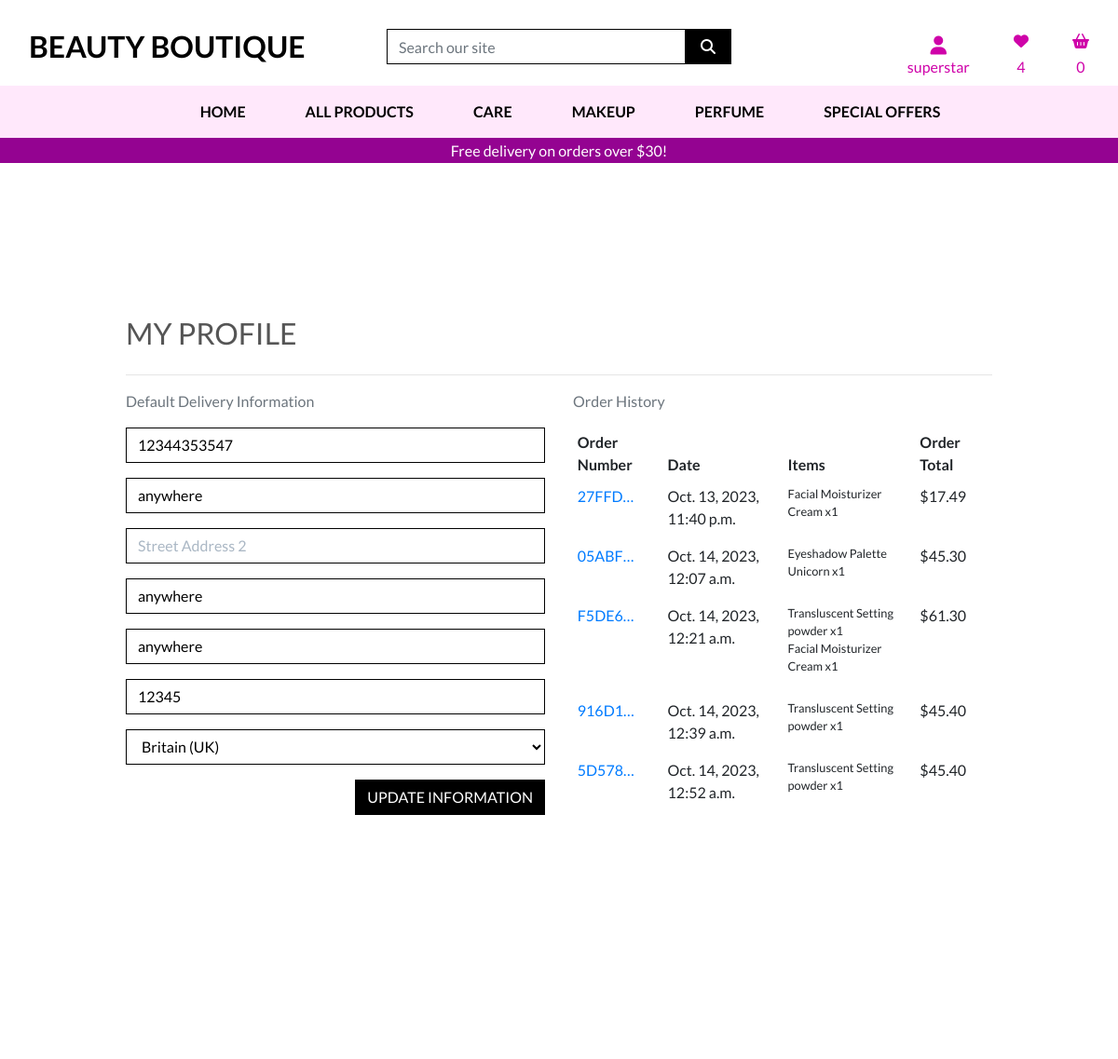
Screenshot of /profile/ (signed in) with the database file from the repository.
### profiles/models.py (models this page shows, shortened)
class UserProfile(models.Model):
    user = models.OneToOneField(User, on_delete=models.CASCADE)
    default_phone_number = models.CharField(max_length=20,
                                            null=True, blank=True)
    default_street_address1 = models.CharField(max_length=80,
                                               null=True, blank=True)
    default_street_address2 = models.CharField(max_length=80,
                                               null=True, blank=True)
    default_town_or_city = models.CharField(max_length=40,
                                            null=True, blank=True)
    default_district = models.CharField(max_length=80,
                                      null=True, blank=True)
    default_postcode = models.CharField(max_length=20,
                                        null=True, blank=True)
    default_country = CountryField(blank_label='Country',
                                   null=True, blank=True)

### checkout/models.py (models this page shows, shortened)
class Order(models.Model):
    order_number = models.CharField(max_length=32, null=False, editable=False)
    user_profile = models.ForeignKey(UserProfile, on_delete=models.SET_NULL,
                                    null=True, blank=True, related_name='orders')
    name = models.CharField(max_length=50, null=False, blank=False)
    email = models.EmailField(max_length=254, null=False, blank=False)
    phone_number = models.CharField(max_length=20, null=False, blank=False)
    country = CountryField(blank_label='Country', null=False, blank=False)
    postcode = models.CharField(max_length=20, null=True, blank=True)
    town_or_city = models.CharField(max_length=40, null=False, blank=False)
    street_address1 = models.CharField(max_length=80, null=False, blank=False)
    street_address2 = models.CharField(max_length=80, null=True, blank=True)
    district = models.CharField(max_length=80, null=True, blank=True)
    date = models.DateTimeField(auto_now_add=True)
    delivery_cost = models.DecimalField(max_digits=6, decimal_places=2, null=False, default=0)
    order_total = models.DecimalField(max_digits=10, decimal_places=2, null=False, default=0)
    grand_total = models.DecimalField(max_digits=10, decimal_places=2, null=False, default=0)
    original_basket = models.TextField(null=False, blank=False, default='')
    stripe_pid = models.CharField(max_length=254, null=False, blank=False,
                                  default='')

class OrderLineItem(models.Model):
    order = models.ForeignKey(Order, null=False, blank=False, on_delete=models.CASCADE, related_name='lineitems')
    product = models.ForeignKey(Product, null=False, blank=False, on_delete=models.CASCADE)
    quantity = models.IntegerField(null=False, blank=False, default=0)
    lineitem_total = models.DecimalField(max_digits=6, decimal_places=2, null=False, blank=False, editable=False)

### products/models.py (models this page shows, shortened)
class Product(models.Model):
    category = models.ForeignKey('Category', null=True, blank=True,
                                 on_delete=models.SET_NULL)
    sku = models.CharField(max_length=254, null=True, blank=True)
    name = models.CharField(max_length=254)
    description = models.TextField()
    application = models.TextField()
    ingredients = models.TextField()
    price = models.DecimalField(max_digits=6, decimal_places=2)
    rating = models.DecimalField(max_digits=6, decimal_places=2, null=True,
                                 blank=True)
    image_url = models.URLField(max_length=1024, null=True, blank=True)
    image = models.ImageField(null=True, blank=True)
    available_products =  models.IntegerField(default=15)
    user_favourites = models.ManyToManyField(User, related_name='favourites', blank=True)

### profiles/views.py (the view)
# urls.py: path('profile/', include('profiles.urls')),
@login_required
def profile(request):
    profile = get_object_or_404(UserProfile, user=request.user)
    if request.method == 'POST':
        form = UserProfileForm(request.POST, instance=profile)
        if form.is_valid():
            form.save()
            messages.success(request, 'Profile updated successfully')
        else:
            messages.error(request, 'Update Failed. Please ensure the form is valid.')
    else:
        form = UserProfileForm(instance=profile)
    orders = profile.orders.all()
    template = 'profiles/profile.html'
    context = {
        'form': form,
        'orders': orders,
        'on_profile_page': True
    }
    return render(request, template, context)

### profiles/templates/profiles/profile.html (shortened to what this page needs)
{% extends "base.html" %}
{% load static %}
{% block extra_css %}
    <link rel="stylesheet" href="{% static 'profiles/css/profile.css' %}">
{% endblock %}
{% block page_header %}
    <div class="container header-container">
    </div>
{% endblock %}
{% block content %}
    <div class="overlay"></div>
    <div class="container">
        <div class="row">
            <div class="col">
                <h2 class="logo-font mb-4">My Profile</h2>
                <hr>
            </div>
        </div>
        <div class="row">
            <div class="col-12 col-lg-6">
                <p class="text-muted">Default Delivery Information</p>
                <form class="mt-3" action="{% url 'profile' %}" method="POST" id="profile-update-form">
                    {{ form|crispy }}
                    <button class="btn btn-black rounded-0 text-uppercase float-right">Update Information</button>
                </form>
            </div>
            <div class="col-12 col-lg-6">
                <p class="text-muted">Order History</p>
                <div class="order-history table-responsive">
                    <table class="table table-sm table-borderless">
                        <thead>
                            <tr>
                                <th>Order Number</th>
                                <th>Date</th>
                                <th>Items</th>
                                <th>Order Total</th>
                            </tr>
                        </thead>
                        <tbody>
                            {% for order in orders %}
                                <tr>
                                    <td>
                                        <a href="{% url 'order_history' order.order_number %}"
                                        title="{{ order.order_number }}">
                                            {{ order.order_number|truncatechars:6 }}
                                        </a>
                                    </td>
                                    <td>{{ order.date }}</td>
                                    <td>
                                        <ul class="list-unstyled">
                                            {% for item in order.lineitems.all %}
                                                <li class="small">
                                                    {{ item.product.name }} x{{ item.quantity }}
                                                </li>
                                            {% endfor %}
                                        </ul>
                                    </td>
                                    <td>${{ order.grand_total }}</td>
                                </tr>
                            {% endfor %}
                        </tbody>
                    </table>
                </div>
            </div>
        </div>
    </div>
{% endblock %}

### templates/base.html (shortened to what this page needs)
{% load static %}
<!doctype html>
<html lang="en">
  <head>
    {% block corecss %}
        <link rel="stylesheet" href="https://stackpath.bootstrapcdn.com/bootstrap/4.4.1/css/bootstrap.min.css">
        <link rel="stylesheet" href=" {% static 'css/base.css' %}">
    {% endblock %}
    {% block extra_css %}
    {% endblock %}
  </head>
  <body>
    <header class="container-fluid">
        <div id="topnav" class="row bg-white pt-lg-2 d-none d-md-flex">
          <div class="col-12 col-lg-4 my-auto py-1 py-lg-0 text-center text-lg-left">
              <a href="{% url 'home' %}" class="nav-link main-logo-link">
                  <h2 class="logo-font text-black my-0"><strong>Beauty Boutique</strong></h2>
              </a>
          </div>
          <div class="col-12 col-lg-4 my-auto py-1 py-lg-0">
              <form method="GET" action="{% url 'products' %}">
                  <div class="input-group w-100">
                      <input class="form-control border border-black rounded-0" type="text" name="q" placeholder="Search our site">
                      <div class="input-group-append">
                          <button class="form-control btn btn-black border border-black rounded-0" type="submit">
                              <span class="icon">
                                  <i class="fas fa-search"></i>
                              </span>
                          </button>
                      </div>
                  </div>
              </form>
          </div>
          <div class="col-12 col-lg-4 my-auto py-1 py-lg-0">
              <ul class="list-inline list-unstyled text-center text-lg-right my-0">
                  <li class="list-inline-item dropdown">
                      <a class="text-black nav-link" href="#" id="user-options" data-toggle="dropdown" aria-haspopup="true" aria-expanded="false">
                        <div class="text-center">
                          {% if request.user.is_authenticated %}
                          <div><i class="fas fa-user fa-lg" style="color: rgb(207, 3, 169)"></i>
                            <p class="my-0" style="color: rgb(207, 3, 169)">
                                {{ user.username }}
                            </p>
                          </div>
                          {% else %}
                          <div>
                          <i class="fas fa-user fa-lg"></i></div>
                          {% endif %}
                      </div>
                      </a>
                  </li>
                  <li class="list-inline-item my-auto">
                    <a class="text-black nav-link" href="{% url 'view_favourites' %}" id="user-options"  aria-haspopup="true" aria-expanded="false">
                      <div class="text-center">
                        {% if request.user.is_authenticated %}
                            {% if user_favourites %}
                            <div><i class="icon fa-solid fa-heart" style="color: rgb(207, 3, 169)"></i>
                                <p class="my-0" style="color: rgb(207, 3, 169)">
                                    {{quantity}}
                                </p>
                            {% else %}
                            <div><i class="icon fa-solid fa-heart" style="color: rgb(207, 3, 169)"></i>
                                <p class="my-0" style="color: rgb(207, 3, 169)">0</p>
                            </div>
                            {% endif %}
                        {% else %}
                        <div><i class="fa-solid fa-heart icon"></i>
                        </div>
                        {% endif %}
                      </div>
                    </a>
                  </li>
                  <li class="list-inline-item my-auto">
                      <a class="nav-link" href="{% url 'view_basket' %}">
                          <div class="text-center">
                            {% if request.user.is_authenticated %}
                            <div><i class="fa-sharp fa-solid fa-basket-shopping my-2" style="color: rgb(207, 3, 169)"></i>
                                <p class="my-0" style="color: rgb(207, 3, 169)">
                                    {% if grand_total %}
                                        ${{ grand_total|floatformat:2 }}
                                    {% else %}
                                        0
                                    {% endif %}
                                </p>
                            </div>
                          {% else %}
                          <div><i class="fa-sharp fa-solid fa-basket-shopping" style="color: black;"></i></div>
                          {% endif %}
                        </div>
                      </a>
                  </li>
              </ul>
          </div>
        </div>
        <div id="nav-bar" class="row">
            <nav class="navbar navbar-expand-lg navbar-light w-100">
                {% include 'includes/main-nav.html' %}
            </nav>
        </div>
        <div id="delivery-banner" class="row text-center">
            <div class="col text-white">
                <h6 class="my-1 mx-auto">Free delivery on orders over ${{ free_delivery_threshold }}!</h6>
            </div>
        </div>
    </header>
    {% block page_header %}
    {% endblock %}
    {% block content %}
    {% endblock %}
    </body>
</html>

### templates/includes/main-nav.html (shortened to what this page needs)
<div class="collapse navbar-collapse" id="main-nav">
    <ul class="navbar-nav w-auto mx-auto">
        <li class="nav-item">
            <a class="logo-font font-weight-bold nav-link text-black mr-5" href="{% url 'home' %}" class="nav-link main-logo-link" aria-haspopup="true" aria-expanded="false">
                Home
            </a>
        </li>
        <li class="nav-item dropdown">
            <a class="logo-font font-weight-bold nav-link text-black mr-5" href="#" id="all-products-link" data-toggle="dropdown" aria-haspopup="true" aria-expanded="false">
                All Products
            </a>
        </li>
        <li class="nav-item dropdown">
            <a class="logo-font font-weight-bold nav-link text-black mr-5" href="#" id="care-link" data-toggle="dropdown" aria-haspopup="true" aria-expanded="false">
                Care
            </a>
        <li class="nav-item dropdown">
            <a class="logo-font font-weight-bold nav-link text-black mr-5" href="#" id="makeup-link" data-toggle="dropdown" aria-haspopup="true" aria-expanded="false">
                Makeup
            </a>
        </li>
        <li class="nav-item dropdown">
            <a class="logo-font font-weight-bold nav-link text-black mr-5" href="#" id="fragrance-link" data-toggle="dropdown" aria-haspopup="true" aria-expanded="false">
                Perfume
            </a>
        </li>
        <li class="nav-item dropdown">
            <a class="logo-font font-weight-bold nav-link text-black" href="#" id="specials-link" data-toggle="dropdown" aria-haspopup="true" aria-expanded="false">
                Special Offers
            </a>
        </li>
    </ul>
</div>

### rows the page displays
UserProfile: default_phone_number "12344353547", default_street_address1 "anywhere", default_town_or_city "anywhere", default_district "anywhere", default_postcode "12345", default_country "Britain (UK)"
Order: order_number "27FFD…", date "Oct. 13, 2023, 11:40 p.m.", grand_total "17.49"
OrderLineItem: product.name "Facial Moisturizer Cream", quantity "1"
Order: order_number "05ABF…", date "Oct. 14, 2023, 12:07 a.m.", grand_total "45.30"
OrderLineItem: product.name "Eyeshadow Palette Unicorn", quantity "1"
Order: order_number "F5DE6…", date "Oct. 14, 2023, 12:21 a.m.", grand_total "61.30"
OrderLineItem: product.name "Transluscent Setting powder", quantity "1"
OrderLineItem: product.name "Facial Moisturizer Cream", quantity "1"
Order: order_number "916D1…", date "Oct. 14, 2023, 12:39 a.m.", grand_total "45.40"
OrderLineItem: product.name "Transluscent Setting powder", quantity "1"
Order: order_number "5D578…", date "Oct. 14, 2023, 12:52 a.m.", grand_total "45.40"
OrderLineItem: product.name "Transluscent Setting powder", quantity "1"

### other values shown
{{ user.username }} "superstar"
{{ quantity }} "4"
{{ free_delivery_threshold }} "30"
